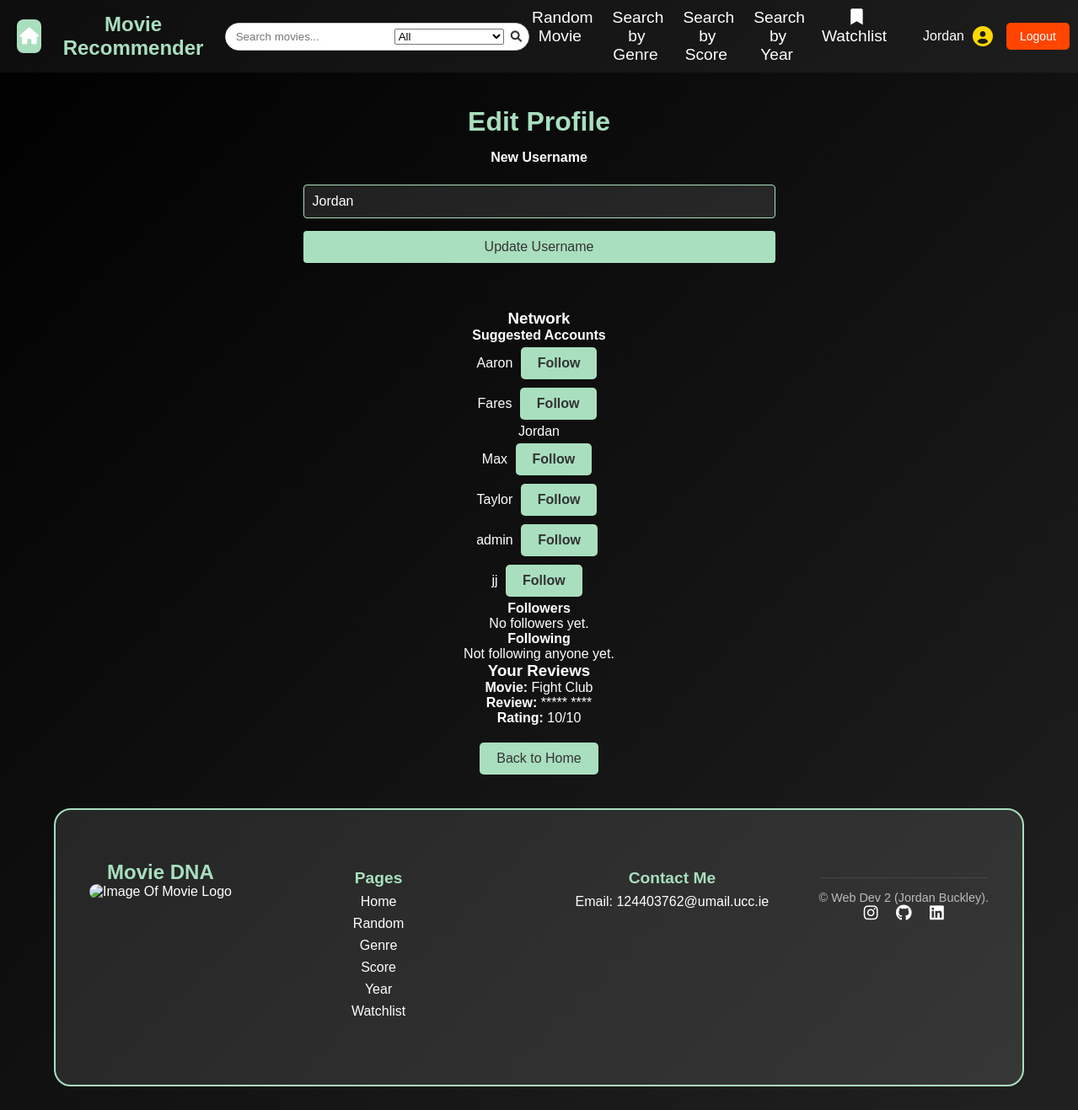
Page /user (signed in) on the earlier database version.
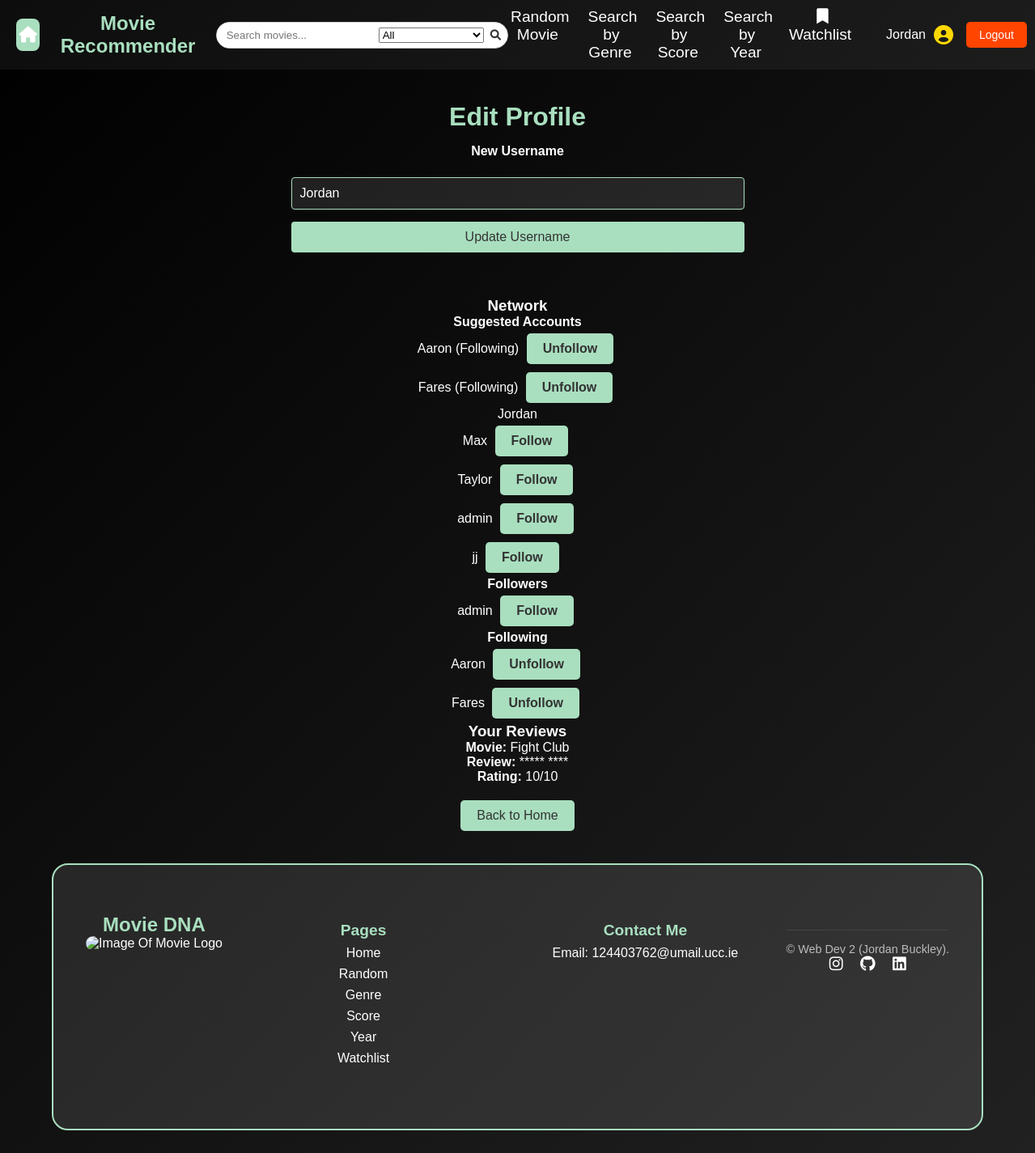
Same page on the later database version.
### tables this page shows
CREATE TABLE users (
    user_id TEXT PRIMARY KEY,
    password TEXT NOT NULL
, is_admin BOOLEAN DEFAULT FALSE);

CREATE TABLE reviews (
    id INTEGER PRIMARY KEY AUTOINCREMENT,
    movie_id INTEGER NOT NULL,
    user TEXT NOT NULL,
    review_text TEXT NOT NULL,
    rating INTEGER NOT NULL CHECK(rating >= 1 AND rating <= 10),
    FOREIGN KEY (movie_id) REFERENCES movies(movie_id)
);

CREATE TABLE movies 
(
    movie_id INTEGER PRIMARY KEY AUTOINCREMENT,
    title TEXT NOT NULL,
    genre TEXT NOT NULL,
    score FLOAT,
    year INTEGER,
    director TEXT,
    description TEXT
);

CREATE TABLE network (
    follower TEXT NOT NULL,
    following TEXT NOT NULL,
    PRIMARY KEY (follower, following),
    FOREIGN KEY (follower) REFERENCES users(user_id),
    FOREIGN KEY (following) REFERENCES users(user_id)
);

### app.py (the view, shortened to what this page needs)
@app.route('/user', methods=["GET", "POST"])
@login_required
def user():
    db = get_db()
    user_id = session.get("user_id")
    form = UpdateUsernameForm()
    reviews = db.execute("""
        SELECT reviews.*, movies.title
        FROM reviews
        JOIN movies ON reviews.movie_id = movies.movie_id
        WHERE reviews.user = ?
    """, (user_id,)).fetchall()
    all_users = db.execute("SELECT user_id FROM users").fetchall()
    followers = db.execute(
        "SELECT follower FROM network WHERE following = ?",
        (user_id,)
    ).fetchall()
    following = db.execute(
        "SELECT following FROM network WHERE follower = ?",
        (user_id,)
    ).fetchall()
    follower_set = {follower["follower"] for follower in followers}
    following_set = {follow["following"] for follow in following}
    return render_template(
        'user.html',
            form=form,
            reviews=reviews,
            all_users=all_users,
            followers=followers,
            following=following,
            follower_set=follower_set,
            following_set=following_set
    )

### forms.py
class UpdateUsernameForm(FlaskForm):
    username = StringField("New Username", validators=[InputRequired()])
    submit = SubmitField("Update Username")

### app.py (called while the page is built)
@app.before_request
def load_logged_in_user():
    g.user = session.get("user_id")
    g.is_admin = session.get("is_admin", False)

def login_required(view):
    @wraps(view)
    def wrapped_view(*args, **kwargs):
        if g.user is None:
            return(redirect(url_for("login", next=request.url)))
        return view(*args, **kwargs)
    return wrapped_view

### database.py (called while the page is built)
def get_db():
    if "db" not in g:
        g.db = sqlite3.connect(DATABASE,
                                detect_types=sqlite3.PARSE_DECLTYPES
                        )
        g.db.row_factory = sqlite3.Row
    return g.db

### templates/user.html (shortened to what this page needs)
{% extends "base.html" %}
{% block styles %}
    <link rel="stylesheet" href="{{ url_for('static', filename='users.css') }}">
{% endblock %}
{% block main_content %}
    <section id="edit-profile">
        <h2>Edit Profile</h2>
        <form action="{{ url_for('user') }}" method="POST">
            <div class="form-group">
                {{ form.username.label }}<br>
                {{ form.username(size=32, value=session['user_id'], id="username-input") }}<br>
            </div>
            <div class="form-group">
                {{ form.submit(id="submit-button") }}
            </div>
        </form>
    </section>
    <section id="network">
        <h3>Network</h3>
        <div>
            <h4>Suggested Accounts</h4>
            <ul>
                {% for user in all_users %}
                    <li>
                        {{ user.user_id }}
                        {% if user.user_id != session["user_id"] %}
                            {% if user.user_id in following_set %}
                                <span>(Following)</span>
                                <a href="{{ url_for('unfollow_user', username=user.user_id) }}" class="btn">Unfollow</a>
                            {% else %}
                                <a href="{{ url_for('follow_user', username=user.user_id) }}" class="btn">Follow</a>
                            {% endif %}
                        {% endif %}
                    </li>
                {% else %}
                    <li>No other users found.</li>
                {% endfor %}
            </ul>
        </div>
        <div>
            <h4>Followers</h4>
            <ul>
                {% for follower in followers %}
                    <li>
                        {{ follower.follower }}
                        {% if follower.follower != session["user_id"] %}
                            {% if follower.follower in following_set %}
                                <span>(Following)</span>
                                <a href="{{ url_for('unfollow_user', username=follower.follower) }}" class="btn">Unfollow</a>
                            {% else %}
                                <a href="{{ url_for('follow_user', username=follower.follower) }}" class="btn">Follow</a>
                            {% endif %}
                        {% endif %}
                    </li>
                {% else %}
                    <li>No followers yet.</li>
                {% endfor %}
            </ul>
        </div>
        <div>
            <h4>Following</h4>
            <ul>
                {% for follow in following %}
                    <li>
                        {{ follow.following }}
                        {% if follow.following != session["user_id"] %}
                            <a href="{{ url_for('unfollow_user', username=follow.following) }}" class="btn">Unfollow</a>
                        {% endif %}
                    </li>
                {% else %}
                    <li>Not following anyone yet.</li>
                {% endfor %}
            </ul>
        </div>
    </section>
    <section id="user-reviews">
        <h3>Your Reviews</h3>
        {% if reviews %}
            <ul id="reviews-list">
                {% for review in reviews %}
                    <li class="review-item">
                        <strong class="review-movie">Movie:</strong> {{ review.title }}<br>
                        <strong class="review-text">Review:</strong> {{ review.review_text }}<br>
                        <strong class="review-rating">Rating:</strong> {{ review.rating }}/10
                    </li>
                {% endfor %}
            </ul>
        {% else %}
            <p id="no-reviews-message">You haven't written any reviews yet.</p>
        {% endif %}
    </section>
    <a href="{{ url_for('index') }}" class="back-button">Back to Home</a>
{% endblock %}

Differences in the rows shown:
computed for users "Aaron": text "Follow" → "(Following) Unfollow"
computed for users "Fares": text "Follow" → "(Following) Unfollow"
added network: follower "admin", shown under "Followers"
added network: following "Aaron", shown under "Following"
added network: following "Fares", shown under "Following"
Other differences:
text no longer shown: "No followers yet. Not following anyone yet."
